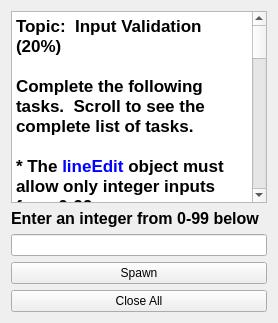
      <widget class="QWidget" name="tab_2">
       <attribute name="title">
        <string>P04</string>
       </attribute>
       <layout class="QVBoxLayout" name="verticalLayout_7">
        <item>
         <widget class="QTextBrowser" name="textBrowser_10">
          <property name="html">
           <string>&lt;!DOCTYPE HTML PUBLIC &quot;-//W3C//DTD HTML 4.0//EN&quot; &quot;http://www.w3.org/TR/REC-html40/strict.dtd&quot;&gt;
&lt;html&gt;&lt;head&gt;&lt;meta name=&quot;qrichtext&quot; content=&quot;1&quot; /&gt;&lt;style type=&quot;text/css&quot;&gt;
p, li { white-space: pre-wrap; }
&lt;/style&gt;&lt;/head&gt;&lt;body style=&quot; font-family:'Sans Serif'; font-size:9pt; font-weight:400; font-style:normal;&quot;&gt;
&lt;p style=&quot; margin-top:0px; margin-bottom:0px; margin-left:0px; margin-right:0px; -qt-block-indent:0; text-indent:0px;&quot;&gt;&lt;span style=&quot; font-family:'.Lucida Grande UI'; font-size:13pt; font-weight:600;&quot;&gt;Topic:  &lt;/span&gt;&lt;span style=&quot; font-family:'.Lucida Grande UI'; font-size:13pt; font-weight:600; color:#000000;&quot;&gt;Input Validation&lt;/span&gt;&lt;/p&gt;
&lt;p style=&quot; margin-top:0px; margin-bottom:0px; margin-left:0px; margin-right:0px; -qt-block-indent:0; text-indent:0px;&quot;&gt;&lt;span style=&quot; font-family:'.Lucida Grande UI'; font-size:13pt; font-weight:600;&quot;&gt;(20%)&lt;/span&gt;&lt;/p&gt;
&lt;p style=&quot;-qt-paragraph-type:empty; margin-top:0px; margin-bottom:0px; margin-left:0px; margin-right:0px; -qt-block-indent:0; text-indent:0px; font-family:'.Lucida Grande UI'; font-size:13pt; font-weight:600;&quot;&gt;&lt;br /&gt;&lt;/p&gt;
&lt;p style=&quot; margin-top:0px; margin-bottom:0px; margin-left:0px; margin-right:0px; -qt-block-indent:0; text-indent:0px;&quot;&gt;&lt;span style=&quot; font-family:'.Lucida Grande UI'; font-size:13pt; font-weight:600;&quot;&gt;Complete the following tasks.  Scroll to see the complete list of tasks.&lt;/span&gt;&lt;/p&gt;
&lt;p style=&quot;-qt-paragraph-type:empty; margin-top:0px; margin-bottom:0px; margin-left:0px; margin-right:0px; -qt-block-indent:0; text-indent:0px; font-family:'.SF NS Text'; font-size:13pt;&quot;&gt;&lt;br /&gt;&lt;/p&gt;
&lt;p style=&quot; margin-top:0px; margin-bottom:0px; margin-left:0px; margin-right:0px; -qt-block-indent:0; text-indent:0px;&quot;&gt;&lt;span style=&quot; font-family:'.Lucida Grande UI'; font-size:13pt; font-weight:600; color:#000000;&quot;&gt;* The &lt;/span&gt;&lt;span style=&quot; font-family:'.Lucida Grande UI'; font-size:13pt; font-weight:600; color:#0000ff;&quot;&gt;lineEdit&lt;/span&gt;&lt;span style=&quot; font-family:'.Lucida Grande UI'; font-size:13pt; font-weight:600; color:#000000;&quot;&gt; object must allow only integer inputs from 0-99&lt;/span&gt;&lt;/p&gt;
&lt;p style=&quot; margin-top:0px; margin-bottom:0px; margin-left:0px; margin-right:0px; -qt-block-indent:0; text-indent:0px;&quot;&gt;&lt;span style=&quot; font-family:'.Lucida Grande UI'; font-size:13pt; font-weight:600; color:#000000;&quot;&gt;** &lt;/span&gt;&lt;span style=&quot; font-family:'.Lucida Grande UI'; font-size:13pt; font-weight:600; color:#ff001e;&quot;&gt;The &lt;/span&gt;&lt;span style=&quot; font-family:'.Lucida Grande UI'; font-size:13pt; font-weight:600; color:#0000ff;&quot;&gt;lineEdit&lt;/span&gt;&lt;span style=&quot; font-family:'.Lucida Grande UI'; font-size:13pt; font-weight:600; color:#ff001e;&quot;&gt; must reject all inputs that do not conform to the desired input type and range&lt;/span&gt;&lt;/p&gt;
&lt;p style=&quot;-qt-paragraph-type:empty; margin-top:0px; margin-bottom:0px; margin-left:0px; margin-right:0px; -qt-block-indent:0; text-indent:0px; font-family:'.Lucida Grande UI'; font-size:13pt; font-weight:600; color:#000000;&quot;&gt;&lt;br /&gt;&lt;/p&gt;
&lt;p style=&quot; margin-top:0px; margin-bottom:0px; margin-left:0px; margin-right:0px; -qt-block-indent:0; text-indent:0px;&quot;&gt;&lt;span style=&quot; font-family:'.Lucida Grande UI'; font-size:13pt; font-weight:600; color:#000000;&quot;&gt;* The &lt;/span&gt;&lt;span style=&quot; font-family:'.Lucida Grande UI'; font-size:13pt; font-weight:600; color:#0000ff;&quot;&gt;spawnButton&lt;/span&gt;&lt;span style=&quot; font-family:'.Lucida Grande UI'; font-size:13pt; font-weight:600; color:#000000;&quot;&gt; must perform the following tasks&lt;/span&gt;&lt;/p&gt;
&lt;p style=&quot; margin-top:0px; margin-bottom:0px; margin-left:0px; margin-right:0px; -qt-block-indent:0; text-indent:0px;&quot;&gt;&lt;span style=&quot; font-family:'.Lucida Grande UI'; font-size:13pt; font-weight:600; color:#000000;&quot;&gt;** Create the specified number of &lt;/span&gt;&lt;span style=&quot; font-family:'.Lucida Grande UI'; font-size:13pt; font-weight:600; color:#ff0000;&quot;&gt;non-modal popup dialogs&lt;/span&gt;&lt;/p&gt;
&lt;p style=&quot; margin-top:0px; margin-bottom:0px; margin-left:0px; margin-right:0px; -qt-block-indent:0; text-indent:0px;&quot;&gt;&lt;span style=&quot; font-family:'.Lucida Grande UI'; font-size:13pt; font-weight:600; color:#000000;&quot;&gt;** Each popup dialog must display a QLabel object with the message &amp;quot;&lt;/span&gt;&lt;span style=&quot; font-family:'.Lucida Grande UI'; font-size:13pt; font-weight:600; color:#ff0000;&quot;&gt;Dialog # X&lt;/span&gt;&lt;span style=&quot; font-family:'.Lucida Grande UI'; font-size:13pt; font-weight:600; color:#000000;&quot;&gt;&amp;quot; where &lt;/span&gt;&lt;span style=&quot; font-family:'.Lucida Grande UI'; font-size:13pt; font-weight:600; color:#ff0000;&quot;&gt;X&lt;/span&gt;&lt;span style=&quot; font-family:'.Lucida Grande UI'; font-size:13pt; font-weight:600; color:#000000;&quot;&gt; is the counter of the loop used to spawn the popup dialogs&lt;/span&gt;&lt;/p&gt;
&lt;p style=&quot; margin-top:0px; margin-bottom:0px; margin-left:0px; margin-right:0px; -qt-block-indent:0; text-indent:0px;&quot;&gt;&lt;span style=&quot; font-family:'.Lucida Grande UI'; font-size:13pt; font-weight:600; color:#000000;&quot;&gt;** Erase current contents of the &lt;/span&gt;&lt;span style=&quot; font-family:'.Lucida Grande UI'; font-size:13pt; font-weight:600; color:#0000ff;&quot;&gt;lineEdit&lt;/span&gt;&lt;span style=&quot; font-family:'.Lucida Grande UI'; font-size:13pt; font-weight:600; color:#000000;&quot;&gt; object&lt;/span&gt;&lt;/p&gt;
&lt;p style=&quot;-qt-paragraph-type:empty; margin-top:0px; margin-bottom:0px; margin-left:0px; margin-right:0px; -qt-block-indent:0; text-indent:0px; font-family:'.Lucida Grande UI'; font-size:13pt; font-weight:600; color:#000000;&quot;&gt;&lt;br /&gt;&lt;/p&gt;
&lt;p style=&quot; margin-top:0px; margin-bottom:0px; margin-left:0px; margin-right:0px; -qt-block-indent:0; text-indent:0px;&quot;&gt;&lt;span style=&quot; font-family:'.Lucida Grande UI'; font-size:13pt; font-weight:600; color:#000000;&quot;&gt;* The &lt;/span&gt;&lt;span style=&quot; font-family:'.Lucida Grande UI'; font-size:13pt; font-weight:600; color:#0000ff;&quot;&gt;closeAllButton&lt;/span&gt;&lt;span style=&quot; font-family:'.Lucida Grande UI'; font-size:13pt; font-weight:600; color:#000000;&quot;&gt; must perform the following tasks&lt;/span&gt;&lt;/p&gt;
&lt;p style=&quot; margin-top:0px; margin-bottom:0px; margin-left:0px; margin-right:0px; -qt-block-indent:0; text-indent:0px;&quot;&gt;&lt;span style=&quot; font-family:'.Lucida Grande UI'; font-size:13pt; font-weight:600; color:#000000;&quot;&gt;** Close all popup dialogs &lt;/span&gt;&lt;/p&gt;
&lt;p style=&quot; margin-top:0px; margin-bottom:0px; margin-left:0px; margin-right:0px; -qt-block-indent:0; text-indent:0px;&quot;&gt;&lt;span style=&quot; font-family:'.Lucida Grande UI'; font-size:13pt; font-weight:600; color:#000000;&quot;&gt;** Erase current contents of the &lt;/span&gt;&lt;span style=&quot; font-family:'.Lucida Grande UI'; font-size:13pt; font-weight:600; color:#0000ff;&quot;&gt;lineEdit&lt;/span&gt;&lt;span style=&quot; font-family:'.Lucida Grande UI'; font-size:13pt; font-weight:600; color:#000000;&quot;&gt; object&lt;/span&gt;&lt;/p&gt;
&lt;p style=&quot; margin-top:0px; margin-bottom:0px; margin-left:0px; margin-right:0px; -qt-block-indent:0; text-indent:0px;&quot;&gt;&lt;span style=&quot; font-family:'.Lucida Grande UI'; font-size:13pt; font-weight:600; color:#000000;&quot;&gt;** The &lt;/span&gt;&lt;span style=&quot; font-family:'.Lucida Grande UI'; font-size:13pt; font-weight:600; color:#0000ff;&quot;&gt;closeAllButton&lt;/span&gt;&lt;span style=&quot; font-family:'.Lucida Grande UI'; font-size:13pt; font-weight:600; color:#000000;&quot;&gt; must NOT close the &lt;/span&gt;&lt;span style=&quot; font-family:'.Lucida Grande UI'; font-size:13pt; font-weight:600; color:#ff0000;&quot;&gt;MainWindow &lt;/span&gt;&lt;span style=&quot; font-family:'.Lucida Grande UI'; font-size:13pt; font-weight:600; color:#000000;&quot;&gt;object&lt;/span&gt;&lt;/p&gt;
&lt;p style=&quot;-qt-paragraph-type:empty; margin-top:0px; margin-bottom:0px; margin-left:0px; margin-right:0px; -qt-block-indent:0; text-indent:0px;&quot;&gt;&lt;br /&gt;&lt;/p&gt;
&lt;p style=&quot; margin-top:0px; margin-bottom:0px; margin-left:0px; margin-right:0px; -qt-block-indent:0; text-indent:0px;&quot;&gt;&lt;span style=&quot; font-family:'.Lucida Grande UI'; font-size:13pt; font-weight:600; color:#000000;&quot;&gt;HINT:  the name of the objects below are &lt;/span&gt;&lt;span style=&quot; font-family:'.Lucida Grande UI'; font-size:13pt; font-weight:600; color:#0000ff;&quot;&gt;spawnButton&lt;/span&gt;&lt;span style=&quot; font-family:'.Lucida Grande UI'; font-size:13pt; font-weight:600; color:#000000;&quot;&gt;, &lt;/span&gt;&lt;span style=&quot; font-family:'.Lucida Grande UI'; font-size:13pt; font-weight:600; color:#0000ff;&quot;&gt;closeAllButton &lt;/span&gt;&lt;span style=&quot; font-family:'.Lucida Grande UI'; font-size:13pt; font-weight:600; color:#000000;&quot;&gt;and &lt;/span&gt;&lt;span style=&quot; font-family:'.Lucida Grande UI'; font-size:13pt; font-weight:600; color:#0000ff;&quot;&gt;lineEdit&lt;/span&gt;&lt;/p&gt;
&lt;p style=&quot;-qt-paragraph-type:empty; margin-top:0px; margin-bottom:0px; margin-left:0px; margin-right:0px; -qt-block-indent:0; text-indent:0px; font-family:'.Lucida Grande UI'; font-size:13pt; font-weight:600; color:#000000;&quot;&gt;&lt;br /&gt;&lt;/p&gt;
&lt;p style=&quot; margin-top:0px; margin-bottom:0px; margin-left:0px; margin-right:0px; -qt-block-indent:0; text-indent:0px;&quot;&gt;&lt;span style=&quot; font-family:'.Lucida Grande UI'; font-size:13pt; font-weight:600; color:#ff0000;&quot;&gt;Do NOT use the Designer tool to modify the main form itself or you will receive&lt;/span&gt;&lt;span style=&quot; font-family:'.Lucida Grande UI'; font-size:13pt; font-weight:600; color:#000000;&quot;&gt; zero credit (0 points).&lt;/span&gt;&lt;/p&gt;&lt;/body&gt;&lt;/html&gt;</string>
          </property>
         </widget>
        </item>
        <item>
         <layout class="QHBoxLayout" name="horizontalLayout_3">
          <item>
           <layout class="QVBoxLayout" name="verticalLayout_5">
            <item>
             <widget class="QLabel" name="label">
              <property name="font">
               <font>
                <pointsize>12</pointsize>
                <weight>75</weight>
                <bold>true</bold>
               </font>
              </property>
              <property name="text">
               <string>Enter an integer from 0-99 below</string>
              </property>
             </widget>
            </item>
            <item>
             <widget class="QLineEdit" name="lineEdit"/>
            </item>
            <item>
             <widget class="QPushButton" name="spawnButton">
              <property name="text">
               <string>Spawn</string>
              </property>
             </widget>
            </item>
            <item>
             <widget class="QPushButton" name="closeAllButton">
              <property name="text">
               <string>Close All</string>
              </property>
             </widget>
            </item>
           </layout>
          </item>
         </layout>
        </item>
       </layout>
      </widget>
